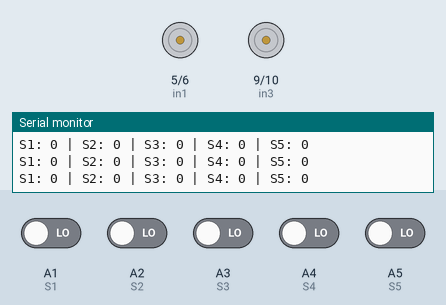
Recording of a sketch running on a simulated Arduino Uno, built with avr-gcc and run on an emulated ATmega328P. On the bench: motor-driver pin pairs drawn as motors (green arrow = first pin HIGH = forward, orange = second pin HIGH = backward, longer = more drive, scaled by the enable pin), the last lines printed to the serial monitor. The inputs (shaded band) are chosen by the test bench; at power-on: A1 (S1), A2 (S2), A3 (S3), A4 (S4), A5 (S5) LOW.

Above: at 1.2 s.
1.3 s: A1 (S1) driven HIGH
At 2.5 s:
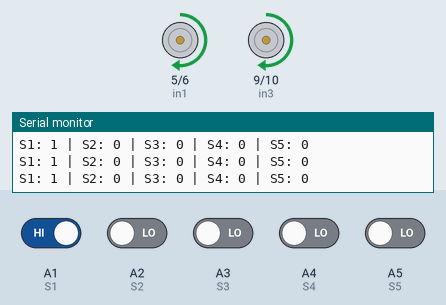
2.8 s: A1 (S1) driven LOW and A5 (S5) driven HIGH
At 3.8 s:
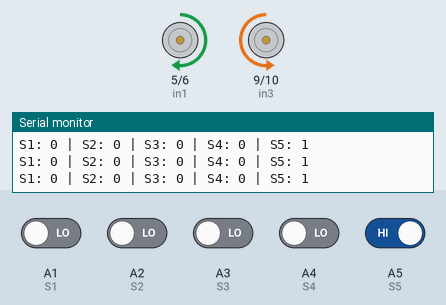
4.3 s: A4 (S4) driven HIGH
At 4.9 s:
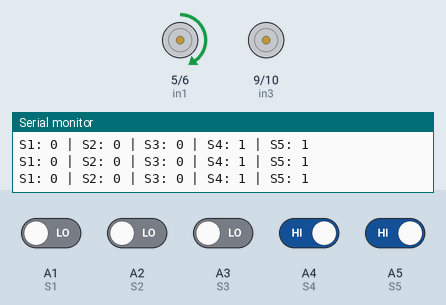
5.8 s: A3 (S3) driven HIGH
At 7.0 s:
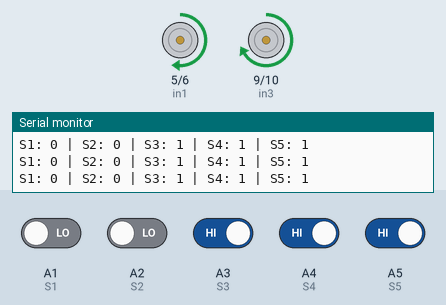
7.3 s: A3 (S3) driven LOW
At 8.5 s:
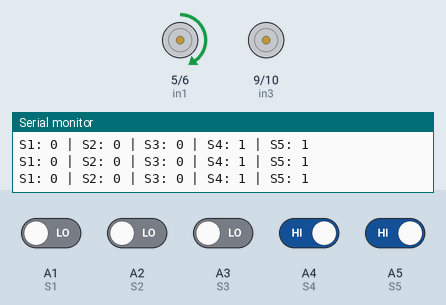
8.8 s: A4 (S4) driven LOW
At 9.6 s:
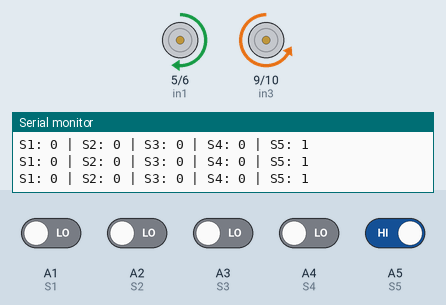
Timing chart, 0 to 11.3 s (numbered marks = the images above; inputs shaded):
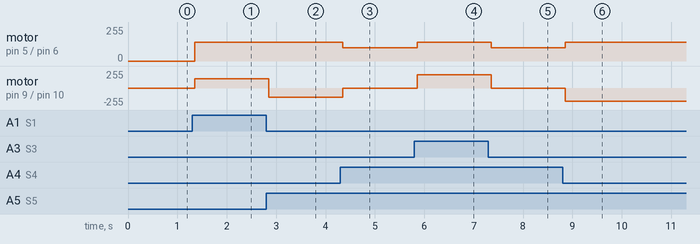

Measured:
- after the input at 1.3 s, motor on pin 5 (in1) / pin 6 (in2), motor on pin 9 (in3) / pin 10 (in4): stopped → forward 140/255 after 0.05 s
- after the input at 2.8 s, motor on pin 9 (in3) / pin 10 (in4): forward 140/255 → backward 140/255 after 0.05 s
- after the input at 4.3 s, motor on pin 5 (in1) / pin 6 (in2): forward 140/255 → forward 100/255 after 0.05 s; motor on pin 9 (in3) / pin 10 (in4): backward 140/255 → stopped after 0.05 s
- after the input at 5.8 s, motor on pin 5 (in1) / pin 6 (in2): forward 100/255 → forward 140/255 after 0.05 s; motor on pin 9 (in3) / pin 10 (in4): stopped → forward 200/255 after 0.05 s
- after the input at 7.3 s, motor on pin 5 (in1) / pin 6 (in2): forward 140/255 → forward 100/255 after 0.06 s; motor on pin 9 (in3) / pin 10 (in4): forward 200/255 → stopped after 0.06 s
- after the input at 8.8 s, motor on pin 5 (in1) / pin 6 (in2): forward 100/255 → forward 140/255 after 0.06 s; motor on pin 9 (in3) / pin 10 (in4): stopped → backward 200/255 after 0.06 s

The sketch:

bdV1.ino
```cpp
// Define motor control pins
const int enB = 11; // Enable pin for right motor
const int in4 = 10; // Control pin for right motor backward
const int in3 = 9;  // Control pin for right motor forward
const int in2 = 6;  // Control pin for left motor backward
const int in1 = 5;  // Control pin for left motor forward
const int enA = 3;  // Enable pin for left motor

// Define sensor pins (using analog pins for digital input)
const int S1 = A1;   // Sensor 1
const int S2 = A2;   // Sensor 2
const int S3 = A3;   // Sensor 3 (center sensor)
const int S4 = A4;   // Sensor 4
const int S5 = A5;   // Sensor 5

void setup() {
  // Set motor pins as outputs
  pinMode(in1, OUTPUT);
  pinMode(in2, OUTPUT);
  pinMode(in3, OUTPUT);
  pinMode(in4, OUTPUT);
  pinMode(enA, OUTPUT);
  pinMode(enB, OUTPUT);

  // Set sensor pins as inputs
  pinMode(S1, INPUT);
  pinMode(S2, INPUT);
  pinMode(S3, INPUT);
  pinMode(S4, INPUT);
  pinMode(S5, INPUT);

  Serial.begin(9600); // For debugging
}

void loop() {
  // Read sensor values (0 or 1)
  int valueS1 = digitalRead(S1);
  int valueS2 = digitalRead(S2);
  int valueS3 = digitalRead(S3);
  int valueS4 = digitalRead(S4);
  int valueS5 = digitalRead(S5);

  // Print sensor values for debugging
  Serial.print("S1: ");
  Serial.print(valueS1);
  Serial.print(" | S2: ");
  Serial.print(valueS2);
  Serial.print(" | S3: ");
  Serial.print(valueS3);
  Serial.print(" | S4: ");
  Serial.print(valueS4);
  Serial.print(" | S5: ");
  Serial.println(valueS5);

  // Line following logic
  if (valueS3 == HIGH && valueS4 == HIGH) {
      // Centered on the line
      moveForward();
  }
  else if (valueS2 == HIGH && valueS3 == HIGH) {
      // Slightly left of center
      turnslightLeft();
  }
  else if (valueS4 == HIGH && valueS5 == HIGH) {
      // Slightly right of center
      turnslightRight();
  }
  else if (valueS1 == HIGH || (valueS1 == HIGH && valueS2 == HIGH && valueS3 == HIGH)) {
      // Far left
      turnsharpLeft();
  }
  else if (valueS5 == HIGH || (valueS5 == HIGH && valueS4 == HIGH && valueS3 == HIGH)) {
      // Far right
      turnsharpRight();
  }


}

// Function to move forward
void moveForward() {
  digitalWrite(in1, HIGH);  // Left motor forward
  digitalWrite(in2, LOW);   // Left motor backward
  digitalWrite(in3, HIGH);  // Right motor forward
  digitalWrite(in4, LOW);   // Right motor backward
  analogWrite(enA, 140);    // Enable left motor at full speed
  analogWrite(enB, 200);     // Enable right motor at full speed
}

// Function to turn right
void turnslightRight() {
  digitalWrite(in1, HIGH);  // Left motor forward
  digitalWrite(in2, LOW);   // Left motor backward
  digitalWrite(in3, LOW);   // Right motor forward
  digitalWrite(in4, LOW);   // Right motor backward
  analogWrite(enA, 100);    // Enable left motor at 100 speed
  analogWrite(enB, 0);      // Disable right motor
}

void turnsharpRight() {
  digitalWrite(in1, HIGH);  // Left motor forward
  digitalWrite(in2, LOW);   // Left motor backward
  digitalWrite(in3, LOW);   // Right motor forward
  digitalWrite(in4, HIGH);  // Right motor backward
  analogWrite(enA, 140);    // Enable left motor at full speed
  analogWrite(enB, 140);    // Disable right motor
}

// Function to turn left
void turnslightLeft() {
  digitalWrite(in1, HIGH);   // Left motor forward
  digitalWrite(in2, LOW);    // Left motor backward
  digitalWrite(in3, HIGH);   // Right motor forward
  digitalWrite(in4, LOW);    // Right motor backward
  analogWrite(enA, 0);       // Disable left motor
  analogWrite(enB, 100);     // Enable right motor at 100 speed
}

void turnsharpLeft() {
  digitalWrite(in1, HIGH);   // Left motor forward
  digitalWrite(in2, LOW);    // Left motor backward
  digitalWrite(in3, HIGH);   // Right motor forward
  digitalWrite(in4, LOW);    // Right motor backward
  analogWrite(enA, 140);     // Enable left motor at full speed
  analogWrite(enB, 140);     // Enable right motor at full speed
}

// Function to stop motors
void stopMotors() {
  digitalWrite(in1, LOW);
  digitalWrite(in2, LOW);
  digitalWrite(in3, LOW);
  digitalWrite(in4, LOW);
  analogWrite(enA, 0);      // Disable left motor
  analogWrite(enB, 0);      // Disable right motor
}
```
